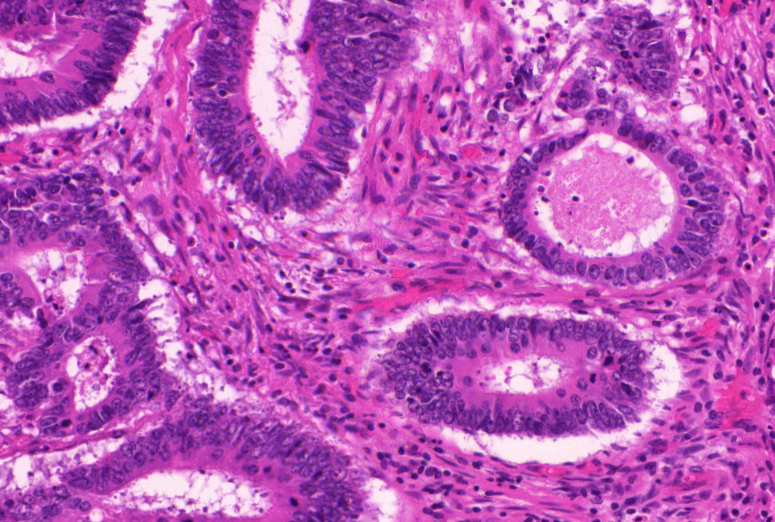
#> input picture Assignment 3/17/train_1.bmp, 775 x 522 px; its folder holds only this picture in this run
$ jupyter execute --allow-errors MIA_Assignment3-Copy1.ipynb   (shell and % lines are left out)
#> lines starting #> are read from the running program, lines starting #| are printed output that depends on the picture; after the words box and inside, x2 and y2 are one past the last pixel; in counts of white or black regions, pixels touching at a corner belong together
#> call 2 of load_img, with img_path = 'train_1.bmp'
#> in load_img (call 2), `img = cv2.imread(img_path, cv2.IMREAD_GRAYSCALE)`:
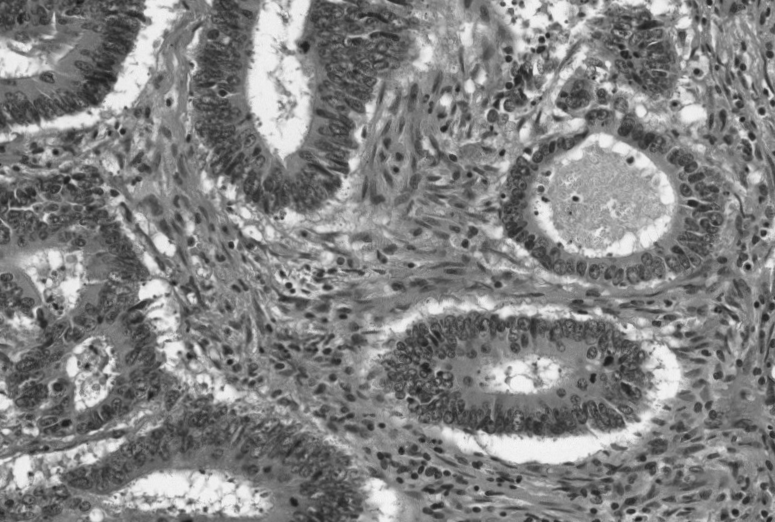
#> img: shape (522, 775); min 22, max 246, mean 130.1
[cell 1]
# install library requirements

# import libraries
import pandas as pd
import numpy as np
import cv2
import os
import matplotlib.pyplot as plt

import maxflow as mf
import time
from random import shuffle
from PIL import Image

[cell 2]
def load_img(img_path):
    img_path = "17/" + img_path
    img = cv2.imread(img_path, cv2.IMREAD_GRAYSCALE)
    img = np.array(img)
    return img

# apply global thresholding
def hist_thresh(img,T,delta):
#> called with T = 127, delta = 1
    image=img.copy()
    new_img=np.zeros(image.shape)
    temp=image.astype(int)
    while(True):
        m1=temp[np.where(temp>T)].mean()
        m2=temp[np.where(temp<=T)].mean()
        T_new=0.5*(m1+m2)
    # print(T_new)
        if abs(T-T_new)<delta:
            break
        T=T_new
#> this loop made 6 passes
#> (m1, m2, T_new, T) on passes 1 to 5: (168.1, 95.88, 132, 132), (172.7, 98.87, 135.8, 135.8), (175.6, 100.6, 138.1, 138.1), (178.4, 102.1, 140.2, 140.2), (180.2, 103.1, 141.6, 141.6)
#> (m1, m2, T_new) on pass 6: (181.2, 103.5, 142.3)

    new_img=(temp-T < 0).astype(int)
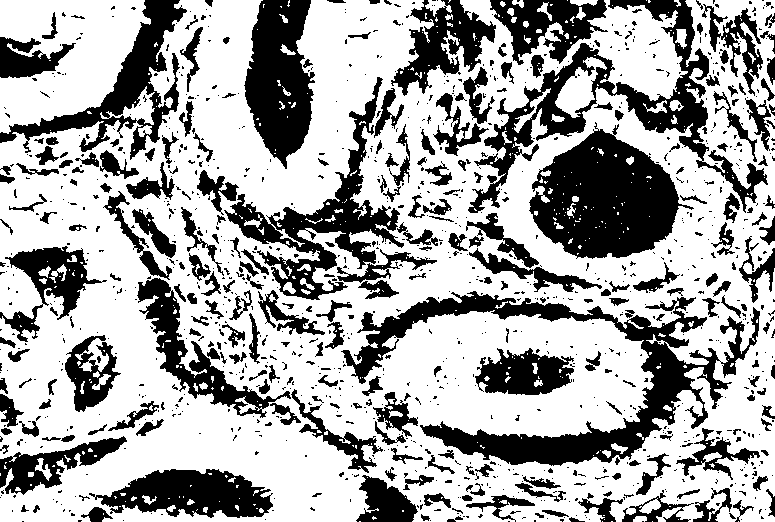
#> new_img: shape (522, 775) int64; values 0 (black) and 1 (white), 65.7% white; 1157 black regions (890 under 20 px), largest, box (x1, y1, x2, y2) and area: (341, 291, 760, 466) 16383, (529, 122, 694, 259) 13292, (468, 0, 768, 213) 11190
    #new_img=(temp-T > 0).astype(int)
    #uncomment above line if the region of interest consists of brighter pixels
    new_img = np.uint8(new_img)*255
    return new_img

[cell 3]
# GRAPH CUT METHOD COMMON UTILITY FUNCTIONS

def image_to_array(img):
    '''input: path to image
       output: array of grayscale
       reference: https://stackoverflow.com/questions/40727793/how-to-convert-a-grayscale-image-into-a-list-of-pixel-values
       '''
    img = Image.fromarray(img)

    w, h = img.size

    data = list(img.getdata())
    data = [data[off:off+w] for off in range(0, w*h, w)]

    return data

# [22 lines left out: functions calculate_energy, V_p_q, not called in this run]
    # return min(10,abs(label1-label2))


def D_p(label, graph, x, y):
    '''Returns the quadratic difference between label and real intensity of pixel'''
    return (abs(label**2-graph[y][x]**2))**0.5  #best working D_p
    # return (label-graph[y][x])**2

# [9 lines left out: function give_neighbours, not called in this run]

#------------------------------------------

def return_mapping_of_image(image, alpha, beta, method = "ab"):
    #map does the position in graph map to (y,x) position in image
    map = {}
    #other way
    revmap = {}
    #loop over all pixels and add them to maps
    map_parameter = 0
    for y in range(len(image)):
        for x in range(len(image[0])):
            #extract pixel which have the wanted label
            if image[y][x] == alpha or image[y][x] == beta:
                map[map_parameter] = (y,x)
                revmap[(y,x)] = map_parameter
                map_parameter += 1

    cutoff = len(map)

    # ALPHA EXPANSION MODULE FOR AUXILLARY NODES
    if method == "ae":
        for y in range(len(image)):
            for x in range(len(image[0])):
              #extract pixel which have the wanted label
                for a,b in zip([1,0,-1,0],[0,1,0,-1]):
                    if (x+a<len(image[0]) and x+a>=0) and (y+b<len(image) and y+b>=0):
                        if image[y][x] != image[y + b][x + a]:
                            x_new = (x + x + a) / 2
                            y_new = (y + y + b) / 2

                            if (x_new, y_new) not in revmap:
                                map[map_parameter] = (y_new,x_new)
                                revmap[(y_new,x_new)] = map_parameter
                                map_parameter += 1

    return map, revmap, cutoff


def alpha_beta_swap_new(alpha, beta, img_orig, img_work):
    ''' Performs alpha-beta-swap
        img_orig: input image
        img_work: denoised image in each step
        time_measure: flag if you want measure time'''

    # printing alpha beta values
    # print("alpha : ", alpha, " || beta : ", beta)
    #extract position of alpha or beta pixels to mapping
    map, revmap, cutoff = return_mapping_of_image(img_work, alpha, beta, method = "ab")

    #graph of maxflow
    graph_mf = mf.Graph[float](len(map) )
    #add nodes
    nodes = graph_mf.add_nodes(len(map))

    #add n-link edges
    weight = V_p_q(alpha, beta)
    for i in range(0,len(map)):
        y,x = map[i]
        #top, left, bottom, right
        for a,b in zip([1,0,-1,0],[0,1,0,-1]):
            if (y+b, x+a) in revmap:
                graph_mf.add_edge(i,revmap[(y+b,x+a)], weight, 0)

    #add all the terminal edges
    for i in range(0,len(map)):
        y,x = map[i]
        #find neighbours
        neighbours = give_neighbours(img_work, x, y)
        #consider only neighbours which are not having alpha or beta label
        fil_neigh = list(filter(lambda i: i!=alpha and i!=beta, neighbours))
        #calculation of weight
        t_weight_alpha = sum([V_p_q(alpha,v) for v in fil_neigh]) + D_p(alpha, img_orig, x, y)
        t_weight_beta = sum([V_p_q(beta,v) for v in fil_neigh]) + D_p(beta, img_orig, x, y)
        graph_mf.add_tedge(nodes[i], t_weight_alpha, t_weight_beta)

    #calculating flow
    flow = graph_mf.maxflow()
    res = [graph_mf.get_segment(nodes[i]) for i in range(0, cutoff)]

    #depending on cut assign new label
    for i in range(0, len(res)):
        y, x = map[i]
        if res[i] == 1:
            img_work[y][x] = alpha
        else:
            img_work[y][x] = beta

    return img_work

# [59 lines left out: function alpha_expansion, not called in this run]

def swap_minimization(img_orig, img_work, cycles, method):
    '''This methods implements the energy minimization via alpha-beta-swaps
       img_orig: is original input image
       img_work: optimized image
       cycles: how often to iterate over all labels'''

    labels = []
    for i in range(0, len(img_orig)):
        for j in range(0, len(img_orig[0])):
            if img_orig[i][j] not in labels:
                labels.append(img_orig[i][j])
    labels = np.array(labels)

    #do iteration of all pairs a few times
    for u in range(0,cycles):
        # shuffle(labels)

        if method == "ab":
          #iterate over all pairs of labels
          for i in range(0, len(labels)-1):
                for j in range(i+1, len(labels)):
                    #computing intensive swapping and graph cutting part
                    img_work  = alpha_beta_swap_new(labels[i],labels[j], img_orig, img_work)

        if method == "ae":
            img_work  = alpha_expansion(labels[0],labels[1], img_orig, img_work)
            # print(str(u+1) + "\t\t\t", calculate_energy(img_orig, img_work))
            img_work  = alpha_expansion(labels[1],labels[0], img_orig, img_work)
            # print(str(u+1) + "\t\t\t", calculate_energy(img_orig, img_work))

        # print("Energy after " + str(u+1) + "/" + str(cycles) + " cylces:", calculate_energy(img_orig, img_work))
        # arr_to_image(img_work, "bad_denoised_"+output_name+"_"+str(u+1)+"_cycle"+".png")

    return img_work

[cell 4]
class evaluate:

    def __init__(self, y_true, y_pred):
        self.y_true = y_true
        self.y_pred = y_pred

    def jaccard(self):
        return sum(self.y_true*y_pred) / sum((self.y_true + y_pred > 0).astype(int))

    def dice(self):
        return 2 * sum(self.y_true*y_pred) / (sum(self.y_true) + sum(y_pred))

    def accuracy(self):
        return sum(self.y_true == y_pred) / len(self.y_true)

    def sensitivity(self):
        return sum(self.y_true*y_pred) / (sum(self.y_true))

    def specificity(self):
        return sum(abs(self.y_true - 1)*abs(y_pred - 1)) / sum(abs(self.y_true - 1))

    # [6 lines left out: function summarize, not called in this run]

[cell 5]
img_name = "train_1"
img_anno_path = img_name + "_anno.bmp"
img_anno = load_img(img_anno_path)
#> (the rest of this cell did not finish here and is left out)

[cell 6]
img_path = img_name + ".bmp"
img = load_img(img_path) # loading original image

img_new = hist_thresh(img,T = 127,delta = 1) # finding tresholded image

img_orig = image_to_array(img_new)
#> in image_to_array, `data = list(img.getdata())`: data = 404550 items
#> in image_to_array, `data = [data[off:off+w] for off in range(0, w*h, w)]`: data = 522 items
#> img_orig = 522 items
img_work = image_to_array(img_new)
#> img_work = 522 items

#> (the rest of this cell did not finish here and is left out)

#> after the loop in swap_minimization, `for i in range(0, len(img_orig)):`: labels = [255, 0]
#> the loop in swap_minimization, `for u in range(0,cycles):` made 1 pass
#> after the loop in swap_minimization, `for u in range(0,cycles):`: img_work = 522 items

img_orig = image_to_array(img_new)
img_work = image_to_array(img_new)

ae_minimized = swap_minimization(img_orig, img_work, cycles = 5, method = "ae")

fig, axis = plt.subplots(2,2,figsize=(15,10))
axis[0][0].imshow(img, cmap = 'gray') # original image plot
axis[0][1].imshow(img_new, cmap = 'gray') # thresholded image plot
axis[1][0].imshow(ab_minimized, cmap = 'gray') # alpha beta swapped
axis[1][1].imshow(ae_minimized, cmap = 'gray') # alpha expansion
axis[0][0].title.set_text('Original Image')
axis[0][1].title.set_text('Basic Global Thresholding')
axis[1][0].title.set_text('Alpha Beta Swap')
axis[1][1].title.set_text('Alpha expansion')
